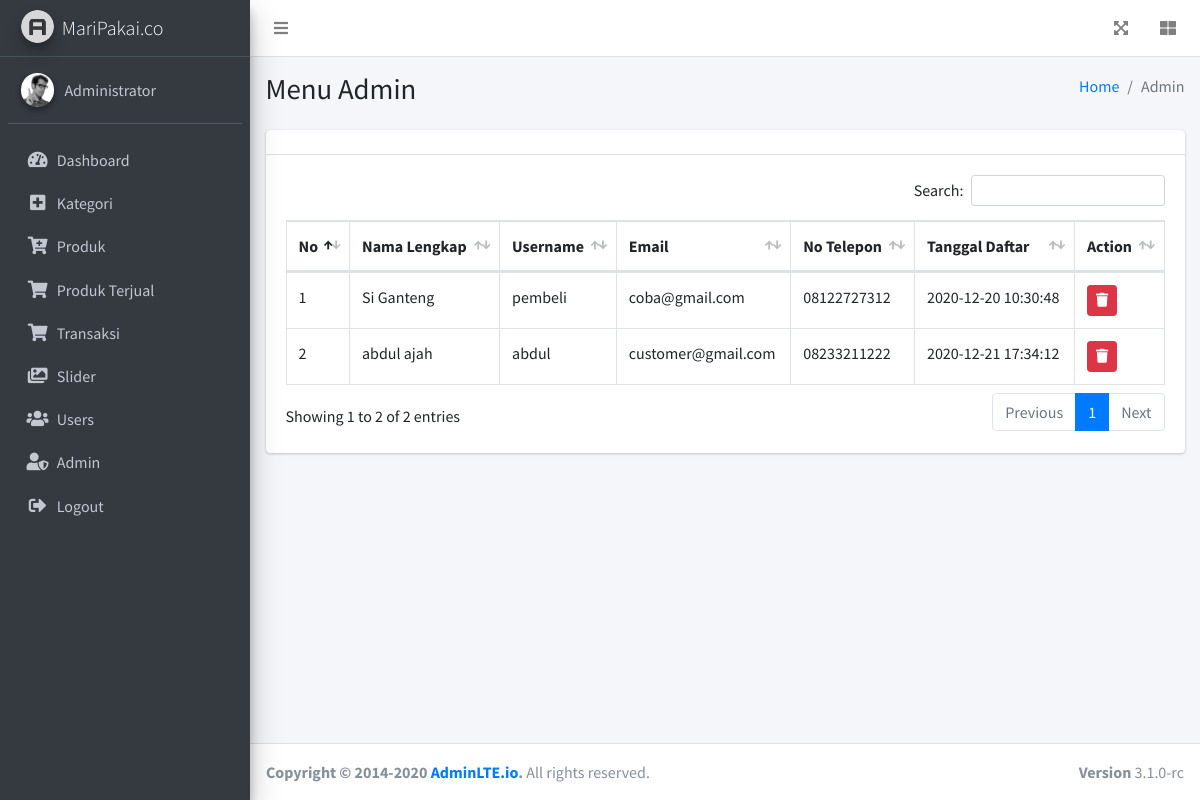
Page /admin/users.php (signed in) on the committed database.
### tables this page shows
CREATE TABLE `users` (
  `id` int(11) NOT NULL,
  `NamaLengkap` varchar(120) NOT NULL,
  `Email` varchar(120) NOT NULL,
  `Username` varchar(12) NOT NULL,
  `Password` varchar(120) NOT NULL,
  `Alamat` text NOT NULL,
  `Kodepos` varchar(20) NOT NULL,
  `No_telepon` varchar(120) NOT NULL,
  `RegisDate` timestamp NOT NULL DEFAULT current_timestamp(),
  `UpdateDate` timestamp NULL DEFAULT NULL ON UPDATE current_timestamp()
);

### admin/users.php (the view, shortened to what this page needs)
<?php
include('../include/koneksi.php');
if(strlen($_SESSION['alogin'])==0)
	{
header('location:index.php');
}
else{
?>
<!DOCTYPE html>
<html lang="en">
<head>
  <link rel="stylesheet" href="plugins/fontawesome-free/css/all.min.css">
  <link rel="stylesheet" href="plugins/datatables-bs4/css/dataTables.bootstrap4.min.css">
  <link rel="stylesheet" href="plugins/datatables-responsive/css/responsive.bootstrap4.min.css">
  <link rel="stylesheet" href="plugins/datatables-buttons/css/buttons.bootstrap4.min.css">
  <link rel="stylesheet" href="dist/css/adminlte.min.css">
</head>
<body class="hold-transition sidebar-mini layout-fixed">
<div class="wrapper">
  <nav class="main-header navbar navbar-expand navbar-white navbar-light">
    <ul class="navbar-nav">
      <li class="nav-item">
        <a class="nav-link" data-widget="pushmenu" href="#" role="button"><i class="fas fa-bars"></i></a>
      </li>
    </ul>
    <ul class="navbar-nav ml-auto">
      <li class="nav-item">
        <a class="nav-link" data-widget="fullscreen" href="#" role="button">
          <i class="fas fa-expand-arrows-alt"></i>
        </a>
      </li>
      <li class="nav-item">
        <a class="nav-link" data-widget="control-sidebar" data-slide="true" href="#" role="button">
          <i class="fas fa-th-large"></i>
        </a>
      </li>
    </ul>
  </nav>
  <?php include('./inc/sidebar.php');?>
  <div class="content-wrapper">
    <div class="content-header">
      <div class="container-fluid">
        <div class="row mb-2">
          <div class="col-sm-6">
            <h1 class="m-0">Menu Admin</h1>
          </div>
          <div class="col-sm-6">
            <ol class="breadcrumb float-sm-right">
              <li class="breadcrumb-item"><a href="#">Home</a></li>
              <li class="breadcrumb-item active">Admin</li>
            </ol>
          </div>
        </div>
      </div>
    </div>
    <section class="content">
      <div class="container-fluid">
        <div class="row">
          <div class="col-12">
          <div class="card">
              <div class="card-header">
              </div>
              <div class="card-body">
                <table id="example1" class="table table-bordered table-hover">
                <thead>
                  <tr>
                    <th>No</th>
                    <th>Nama Lengkap</th>
                    <th>Username</th>
                    <th>Email</th>
                    <th>No Telepon</th>
                    <th>Tanggal Daftar</th>
                    <th>Action</th>
                  </tr>
                  </thead>
                  <tbody>
                  <?php
                        $sql = "select * from users";
                        $query = $dbh -> prepare($sql);
                        $query->execute();
                        $results=$query->fetchAll(PDO::FETCH_OBJ);
                        $nmr=1;
                        if($query->rowCount() > 0){
                            foreach($results as $res){
                    ?>
                  <tr>
                    <td><?php echo htmlentities($nmr);?></td>
                    <td><?php echo htmlentities($res->NamaLengkap);?></td>
                    <td><?php echo htmlentities($res->Username);?></td>
                    <td><?php echo htmlentities($res->Email);?></td>
                    <td><?php echo htmlentities($res->No_telepon);?></td>
                    <td><?php echo htmlentities($res->RegisDate);?></td>
                    <td>
                         <a href="sold.php?del=<?php echo $res->id;?>" onclick="return confirm('Do you want to delete');" class="btn btn-sm btn-danger"><i class="fas fa-trash"></i></a>
                    </td>
                  </tr>
                  <?php $nmr=$nmr+1; } } ?>
                  </tbody>
                </table>
              </div>
            </div>
          </div>
        </div>
      </div>
    </section>
  </div>
  <footer class="main-footer">
    <div class="float-right d-none d-sm-block">
      <b>Version</b> 3.1.0-rc
    </div>
    <strong>Copyright &copy; 2014-2020 <a href="https://adminlte.io">AdminLTE.io</a>.</strong> All rights reserved.
  </footer>
</div>
</body>
</html>
<?php } ?>

### rows in the picture
users: NamaLengkap "Si Ganteng", Username "pembeli", Email "coba@gmail.com", No_telepon "08122727312", RegisDate "2020-12-20 10:30:48"
users: NamaLengkap "abdul ajah", Username "abdul", Email "customer@gmail.com", No_telepon "08233211222", RegisDate "2020-12-21 17:34:12"
